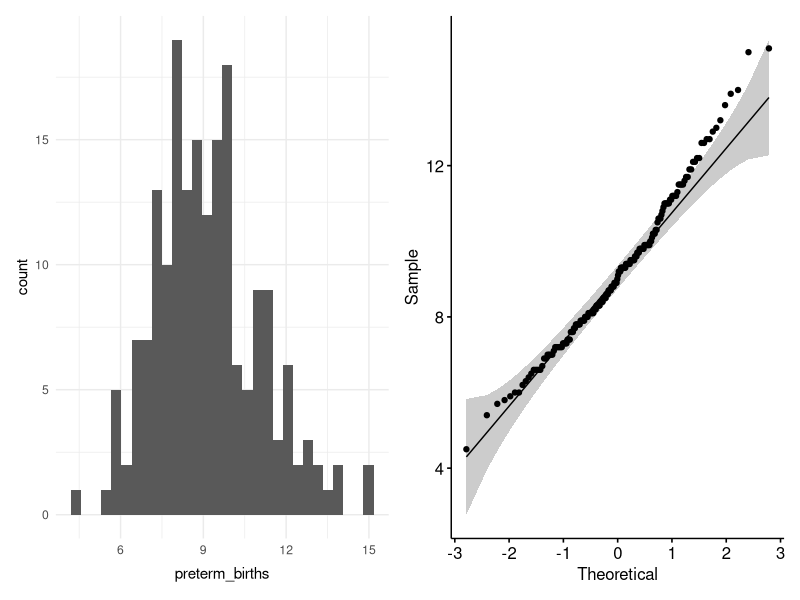
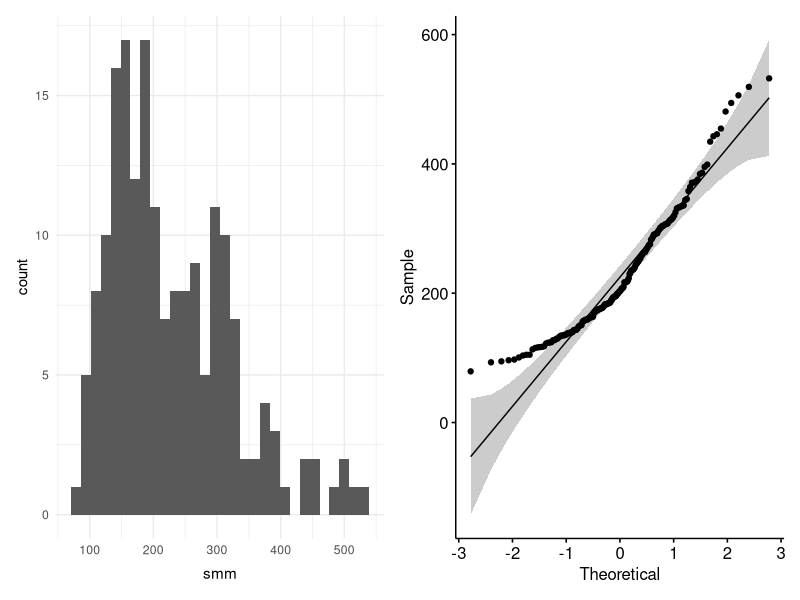
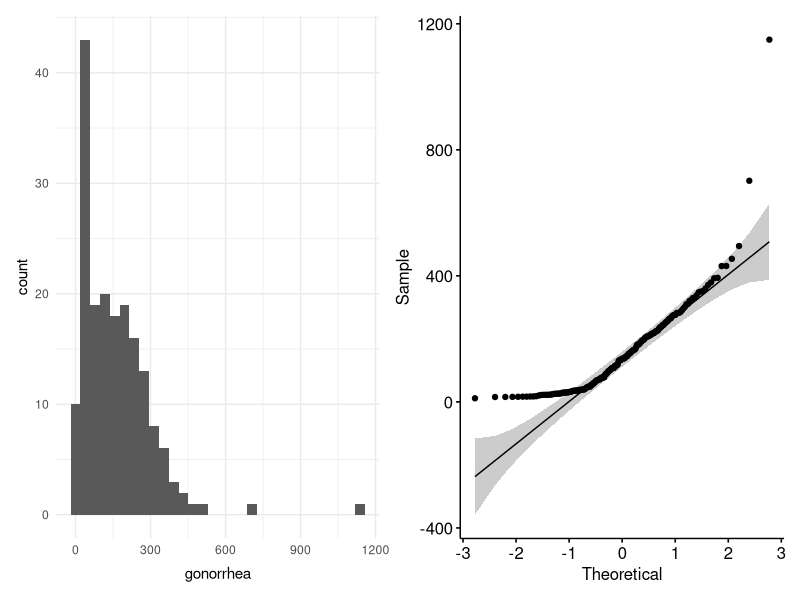
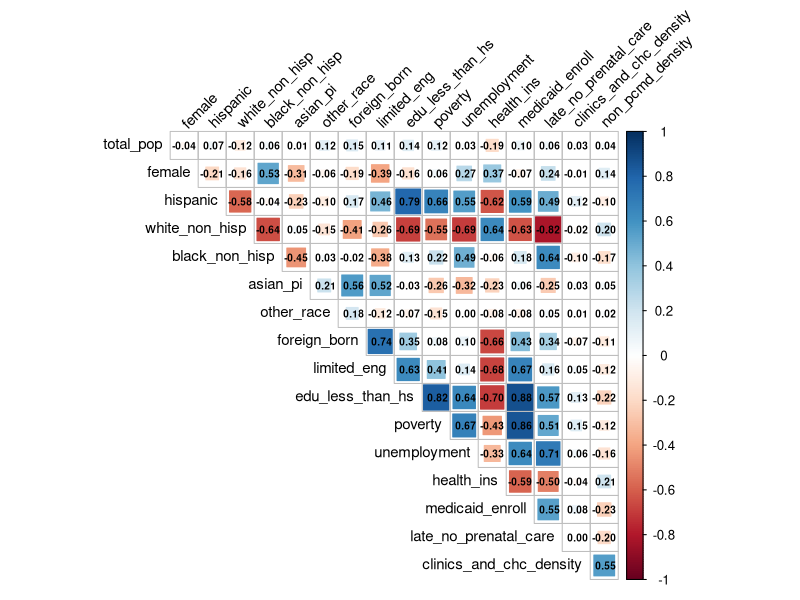

Here is the R script that generated these plots, in order:
## ---- chunk 1
library(tidyverse)
library(dplyr)
library(readxl)
library(readr)
library(ggpubr)
library(corrplot)
library(RColorBrewer)
library(Hmisc)
library(patchwork)
library(rstatix)
library(glmnet)
library(MASS)

knitr::opts_chunk$set(
	fig.width = 9, 
  fig.asp = .6,
  out.width = "90%",
	warning = FALSE,
	message = FALSE
)
theme_set(theme_minimal() + theme(legend.position = "bottom"))
options(
  ggplot2.continuous.colour = "viridis",
  ggplot2.continuous.fill = "viridis"
)
scale_colour_discrete = scale_colour_viridis_d
scale_fill_discrete = scale_fill_viridis_d
## ---- chunk 2
#read in data
project_df = read.csv("./data/clean_dataset.csv")
#separate outcomes into separate dataframe
outcome_df = project_df %>%
  dplyr::select(preterm_births, smm, gonorrhea)

write.csv(outcome_df, 'data/outcomes.csv', row.names = FALSE)

#histograms
preterm_hist = ggplot(outcome_df, aes(x = preterm_births)) + geom_histogram()
smm_hist = ggplot(outcome_df, aes(x = smm)) + geom_histogram()
gonorrhea_hist = ggplot(outcome_df, aes(x = gonorrhea)) + geom_histogram()

#q-q plots
preterm_qq = ggqqplot(outcome_df$preterm_births)
smm_qq = ggqqplot(outcome_df$smm)
gonorrhea_qq = ggqqplot(project_df$gonorrhea)

#create patchwork plots
preterm_hist + preterm_qq

smm_hist + smm_qq

gonorrhea_hist + gonorrhea_qq

#run shapiro-wilk tests
outcome_df %>% shapiro_test(preterm_births, smm, gonorrhea) %>%
  knitr::kable(digits = 3)
## ---- chunk 3
#create dataset of predictors ONLY
predictors_df = project_df %>% 
  dplyr::select(-c("nta_name","nta_code", "preterm_births", "gonorrhea", "smm", "clinics", "community_health_centers", "non_pcmd", "clinics_and_chc_count"))

write.csv(predictors_df, 'data/predictors.csv', row.names = FALSE)

N <- rcorr(as.matrix(predictors_df), type = c("pearson")) #pair-wise deletion

corrplot::corrplot(N$r,
                   type = "upper",
                   method = "square", 
                     addCoef.col = "black", 
                     diag = FALSE, 
                     number.cex = .6,
                     tl.col = "black",
                     tl.cex = .9,
                     tl.srt = 45)
